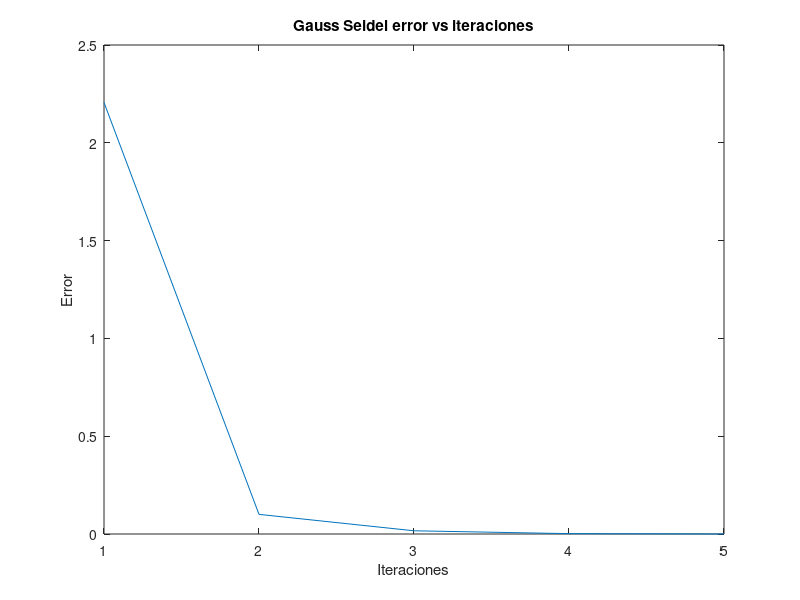

The MATLAB script that drew this image:
function archivo_gauss_seidel
  #Ejemplo para el metodo
  A3=[1 1 5;1 5 1; 5 1 1]
  b3=[7;7;7]
  [x,error]=gauss_seidel(A3,b3,100,10^-3)#A matriz nxn, #b matriz de valores independientes,#k numero de iteraciones,#tol Toleracion

  
end

#Parametros de entrada
#A matriz nxn, #b matriz de valores independientes
#k cantidad de iteraciones, #tol tolerancia 
#Salida
#x matriz  de las soluciones, #error array con los valores de error
function [x,error]=gauss_seidel(A,b,k,tol)
  [n, m] = size(A);#Obtiene la cantidad de filas y columnas
  if n!=m #Comprueba que la matriz es cuadrada
    error("La matriz no es cuadrada");
  endif
  [A,b]=matriz_dominante(A,b,n)#Comprueba que la matriz sea diagonalmente dominante, y si es posible la corrige 
  
  [L,U,D]=matrices_Jacobi(A,n);#Se obtienes las matrices L U D
  x=zeros(n,1);#Crea la matriz que tendra las respuestas de las iteraciones
  x1=x;#Toma el valor de la primera x(0)
  error=[];#Array donde se almacenaran los errores
  H=(L+D);#Matriz provisional para los calculos
  c=hacia_Adelante(H,b,n);#Matriz c => (L+D)c=b
  for i=1:k#Cantidad de iteraciones
    
    d=-U*x(1:n,i);#Matriz provisional para los calculos d(k)=-Ux(k)
    z=hacia_Adelante(H,d,n);# Hz(k)=d(k)
    x1=z+c;#Calcula el valor de las x
    x=[x x1];#Se alamarecen en la matriz de respuesta
    e_norma2=norm(A*x1-b);#Se calcula el error absoluto
    error=[error e_norma2];#Se almacena el error absoluto 
    if e_norma2<=tol#Comprueba el error absoluto, si es menor a la tolerancia se detiene
      break;
    endif
  endfor
  plot(1:i,error);#Se grafica error vs iteraciones
  title ("Gauss Seidel error vs iteraciones")
  xlabel("Iteraciones");
  ylabel("Error");
end


#Parametros de entrada
#A matriz nxn, #n largo del a matriz
#Salida
#L matriz tri.inferior , #U matriz tri.superior, #D matriz diagonal
#Funcion complementaria para obtener las 3 matrices extras
function [L,U,D]=matrices_Jacobi(A,n)#Metodo para obtener las matrices a usar L U D
  L=zeros(n,n);#Matrices nxn llenas de 0
  U=zeros(n,n);
  D=zeros(n,n); 
  for i=1:n#Filas
    for j=1:n#Columnas
      if j==i#Comprueba que sea la diagonal
        D(i,j)=A(i,j);#Almacena la el valor en la matriz diagonal
      elseif i<j
        U(i,j)=A(i,j);#Almacena la el valor en la matriz triangular superior
      elseif  i>j
        L(i,j)=A(i,j);#Almacena la el valor en la matriz triangular inferior
      end
    endfor
  endfor   
end


#Parametros de entrada
#A matriz  triangular inferior, #b nueva matriz de valores independientes, #n largo de la matriz
#Salida
#soluciones matriz de soluciones "x#"
#Sustitucion hacia adelante
function [soluciones]=hacia_Adelante(A,b,n)
  soluciones=zeros(n,1);#Matriz de solucines 
  soluciones(1)=b(1)/A(1,1);#Primera solucion
  i=2;
  while i<n+1#Mueve las filas   
    sumatoria=0;
    for j=1:i-1#Mueve columnas
      sumatoria=sumatoria+(A(i,j)*soluciones(j));#Realiza la sumatoria necesaria
    endfor
    x=((b(i)-sumatoria)/A(i,i));#Calcula el valor de x
    soluciones(i)=x;#Agrega x a la matriz de soluciones
    i=i+1;
  end

end

#Parametros de entrada
#A matriz nxn , #b nueva matriz de valores independientes, #n largo de la matriz
#Salida
#A matriz corregida, #b matriz valores independientes corregida
#Comprueba y corrige la matriz A, a diagonal dominante
function [A,b]=matriz_dominante(A,b,n)
  fila=[];#Almacena el numero de fila donde se detecto un error
  posicion=[]; #Almacena el indice donde se detecto un error
  for f=1:n#Mueve filas
    for c=1:n  #Mueve columnas   
          if abs(A(f,c)) == max(abs(A(f,:))) && f!=c#Comprueba si el numero es igual al mayor y no se encuenta en la diagonal
            fila=[fila f];#Se almacena el numero de fila
            posicion=[posicion c];#Se almacena el indice
            break;      
          endif
    endfor
  endfor
  if isempty(fila)#Se comprueba si la matriz fila esta vacia, si es asi esta es dominante
    display("dominante");
    
  else    #Si no es dominante
    for k=1:size(posicion,2)
      if size(find(posicion==posicion(k)),2)>1   #Comprueba si hay 2 o mas filas que tenga el mayor en la misma posicion
        error("No es posible acomodar la matriz")#si es asi se lanza error porque la matriz no podra corregirse
      endif
    endfor
    display("No es dominante, corrigiendo")
    N1=A(fila(1),:);     #Algortimo que cambia 2 filas tanto de A y b, para ir corregiendo la matriz
    N2=A(posicion(1),:);
    A(posicion(1),:)=N1;
    A(fila(1),:)=N2;
    N3=b(fila(1),:);
    N4=b(posicion(1),:);
    b(posicion(1),:)=N3;
    b(fila(1),:)=N4;
    [A,b]=matriz_dominante(A,b,n);
  end
end